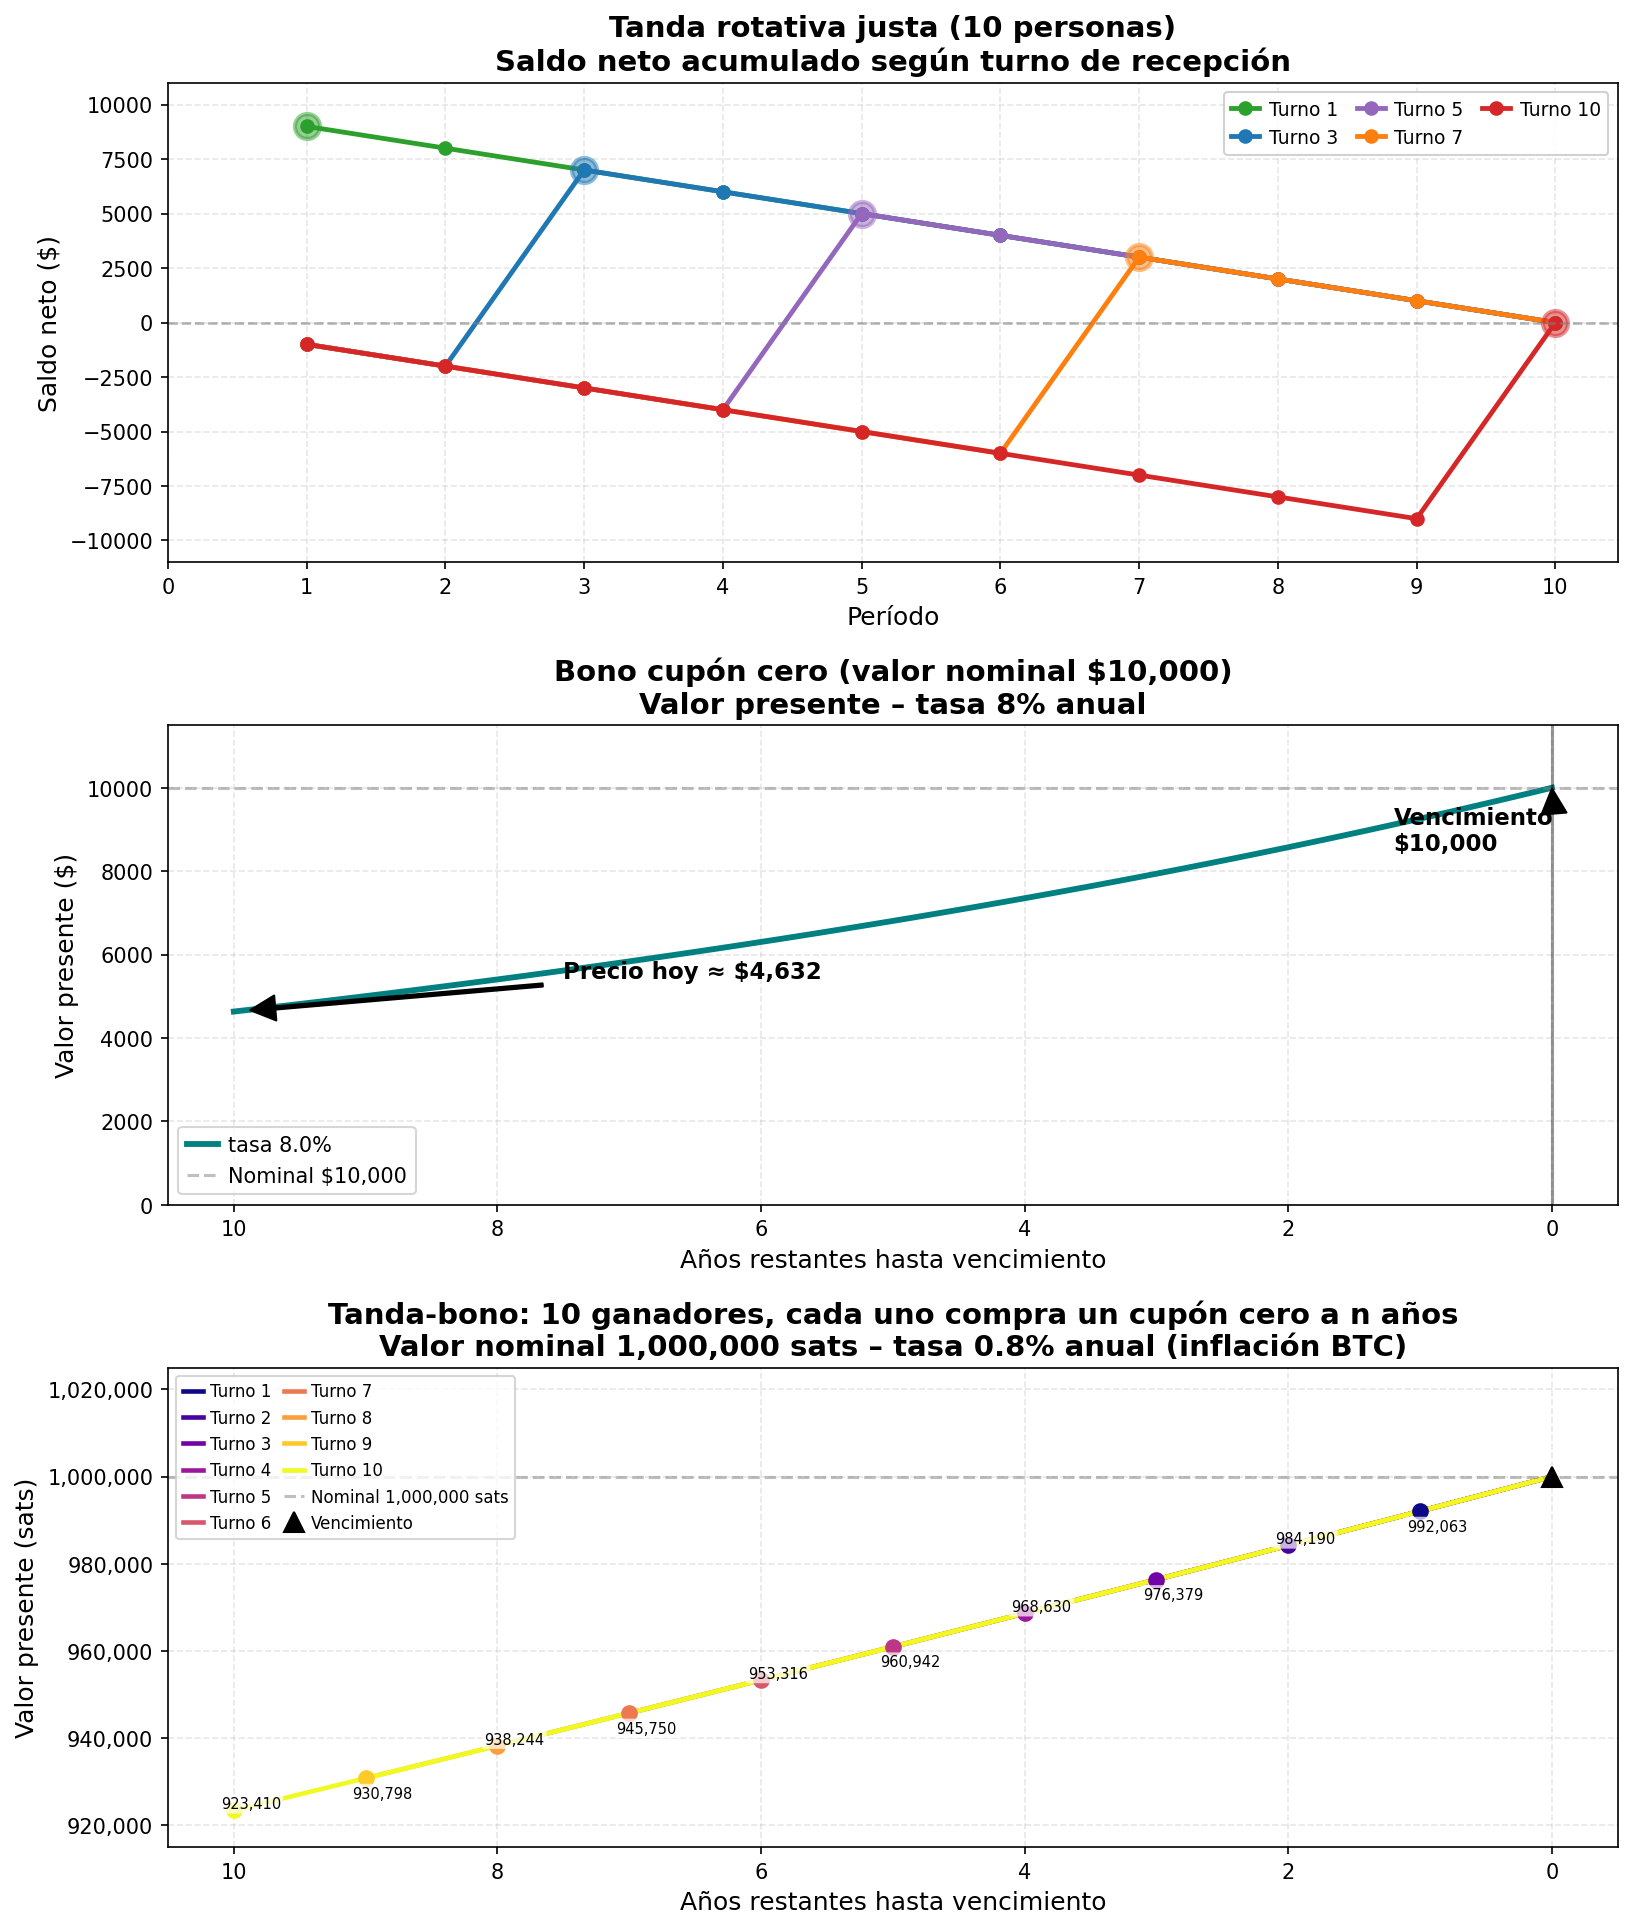

Generate this figure with Python:
import matplotlib.pyplot as plt
import numpy as np

# ────────────────────────────────────────────────
# Parámetros de la tanda (ejemplo realista)
# ────────────────────────────────────────────────
n_personas = 10
aporte_por_periodo = 1000          # $1,000 por período
pozo = n_personas * aporte_por_periodo  # $10,000

periodos = np.arange(0, n_personas + 1)   # 0 → 10
turnos_a_graficar = [1, 3, 5, 7, 10]      # turnos representativos

# Colores para diferenciar turnos
colores = ['#2ca02c', '#1f77b4', '#9467bd', '#ff7f0e', '#d62728']

# ────────────────────────────────────────────────
# Figura con dos subgráficas
# ────────────────────────────────────────────────
fig, (ax1, ax2, ax3) = plt.subplots(3, 1, figsize=(11, 13), sharex=False)

# ────────────────────────────────────────────────
# Gráfica 1: Tanda - Saldo neto acumulado por turno
# ────────────────────────────────────────────────
ax1.set_title('Tanda rotativa justa (10 personas)\nSaldo neto acumulado según turno de recepción', 
              fontsize=14, fontweight='bold')
ax1.set_ylabel('Saldo neto ($)', fontsize=12)
ax1.set_xlabel('Período', fontsize=12)
ax1.grid(True, alpha=0.3, linestyle='--')

for i, turno in enumerate(turnos_a_graficar):
    saldo = np.zeros(len(periodos))
    
    for t in range(1, len(periodos)):
        # Aportación en cada período
        saldo[t] = saldo[t-1] - aporte_por_periodo
        
        # Recepción del pozo (neto: +pozo - aporte del período)
        if t == turno:
            saldo[t] += pozo
    
    # Graficar
    label = f'Turno {turno}'
    ax1.plot(periodos[1:], saldo[1:], 'o-', linewidth=2.3, markersize=6,
             color=colores[i], label=label)
    
    # Resaltar el salto
    ax1.plot(turno, saldo[turno], 'o', markersize=12, 
             color=colores[i], alpha=0.5, markeredgewidth=2)

ax1.axhline(0, color='gray', linestyle='--', linewidth=1.2, alpha=0.6)
ax1.legend(fontsize=9, loc='upper right', ncol=3, framealpha=0.9,
           handlelength=1.5, handletextpad=0.5, columnspacing=1.0)
ax1.set_ylim(-11000, 11000)
ax1.set_xticks(range(0, n_personas+1))

# ────────────────────────────────────────────────
# Gráfica 2: Bono cupón cero
# ────────────────────────────────────────────────
tasa_anual = 0.08               # 8% anual (típica CETES + spread ~2024-2026)
valor_nominal = pozo            # mismo monto final: $10,000
tiempo_anos = np.linspace(10, 0, 101)   # curva suave (más puntos)

precio_bono = valor_nominal / (1 + tasa_anual) ** tiempo_anos

ax2.set_title(f'Bono cupón cero (valor nominal ${valor_nominal:,})\nValor presente – tasa {tasa_anual*100:.0f}% anual', 
              fontsize=14, fontweight='bold')
ax2.set_xlabel('Años restantes hasta vencimiento', fontsize=12)
ax2.set_ylabel('Valor presente ($)', fontsize=12)
ax2.grid(True, alpha=0.3, linestyle='--')

ax2.plot(tiempo_anos, precio_bono, color='teal', linewidth=2.8, label=f'tasa {tasa_anual*100:.1f}%')
ax2.axhline(valor_nominal, color='gray', linestyle='--', alpha=0.5, 
            label=f'Nominal ${valor_nominal:,}')
ax2.axvline(0, color='black', linestyle='-', alpha=0.4)

# Anotaciones útiles
ax2.annotate(f'Precio hoy ≈ ${precio_bono[0]:,.0f}',
             xy=(10, precio_bono[0]), xytext=(7.5, precio_bono[0]+800),
             arrowprops=dict(facecolor='black', shrink=0.05, width=1.5),
             fontsize=11, fontweight='bold')

ax2.annotate(f'Vencimiento\n${valor_nominal:,}',
             xy=(0, valor_nominal), xytext=(1.2, valor_nominal-1500),
             arrowprops=dict(facecolor='black', shrink=0.05, width=1.5),
             fontsize=11, fontweight='bold')

ax2.legend(loc='lower left', fontsize=10,
           handlelength=1.5, handletextpad=0.5)
ax2.set_ylim(0, valor_nominal * 1.15)
ax2.set_xlim(10.5, -0.5)

# ────────────────────────────────────────────────
# Gráfica 3: Serie de bonos cupón cero en sats
#   Ganador n recibe el pozo y compra un bono a n años
# ────────────────────────────────────────────────
valor_nominal_sats = 1_000_000          # pozo en sats = 1 M sats
tasa_btc = 0.008                        # inflación protocolo BTC ~0.8% anual

cmap = plt.get_cmap('plasma', n_personas)

ax3.set_title(
    f'Tanda-bono: {n_personas} ganadores, cada uno compra un cupón cero a n años\n'
    f'Valor nominal {valor_nominal_sats:,} sats – tasa {tasa_btc*100:.1f}% anual (inflación BTC)',
    fontsize=14, fontweight='bold')
ax3.set_xlabel('Años restantes hasta vencimiento', fontsize=12)
ax3.set_ylabel('Valor presente (sats)', fontsize=12)
ax3.grid(True, alpha=0.3, linestyle='--')

for n in range(1, n_personas + 1):
    # Curva desde t_restante = n hasta 0 (el ganador n compra en el año n)
    t = np.linspace(n, 0, n * 50 + 1)
    precio = valor_nominal_sats / (1 + tasa_btc) ** t
    color = cmap(n - 1)

    ax3.plot(t, precio, color=color, linewidth=2.2, label=f'Turno {n}')

    # Punto de compra (inicio del bono)
    precio_compra = valor_nominal_sats / (1 + tasa_btc) ** n
    ax3.plot(n, precio_compra, 'o', color=color, markersize=7, zorder=5)

    # Etiqueta con el precio de compra al lado del punto inicial
    offset_y = 1_500 if n % 2 == 0 else -3_500
    ax3.annotate(f'{precio_compra:,.0f}',
                 xy=(n, precio_compra), xytext=(n + 0.1, precio_compra + offset_y),
                 fontsize=7, color='black', va='center', zorder=10,
                 bbox=dict(boxstyle='round,pad=0.15', fc='white', ec='none', alpha=0.7))

# Línea de nominal y vencimiento
ax3.axhline(valor_nominal_sats, color='gray', linestyle='--', alpha=0.5,
            label=f'Nominal {valor_nominal_sats:,} sats')
ax3.plot(0, valor_nominal_sats, 'k^', markersize=10, zorder=6, label='Vencimiento')

ax3.yaxis.set_major_formatter(plt.FuncFormatter(lambda x, _: f'{int(x):,}'))
ax3.legend(loc='upper left', fontsize=8, ncol=2,
           handlelength=1.2, handletextpad=0.4, columnspacing=0.8)
ax3.set_ylim(valor_nominal_sats * 0.915, valor_nominal_sats * 1.025)
ax3.set_xlim(10.5, -0.5)

plt.tight_layout()
plt.show()
